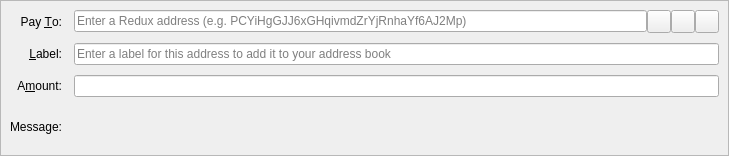
<?xml version="1.0" encoding="UTF-8"?>
<ui version="4.0">
 <class>SendCoinsEntry</class>
 <widget class="QStackedWidget" name="SendCoinsEntry">
  <property name="geometry">
   <rect>
    <x>0</x>
    <y>0</y>
    <width>729</width>
    <height>156</height>
   </rect>
  </property>
  <property name="focusPolicy">
   <enum>Qt::TabFocus</enum>
  </property>
  <property name="autoFillBackground">
   <bool>false</bool>
  </property>
  <widget class="QFrame" name="SendCoins">
   <property name="toolTip">
    <string>This is a normal payment.</string>
   </property>
   <property name="frameShape">
    <enum>QFrame::StyledPanel</enum>
   </property>
   <property name="frameShadow">
    <enum>QFrame::Sunken</enum>
   </property>
   <layout class="QGridLayout" name="gridLayout">
    <property name="horizontalSpacing">
     <number>12</number>
    </property>
    <property name="verticalSpacing">
     <number>10</number>
    </property>
    <item row="0" column="0">
     <widget class="QLabel" name="payToLabel">
      <property name="text">
       <string>Pay &amp;To:</string>
      </property>
      <property name="alignment">
       <set>Qt::AlignRight|Qt::AlignTrailing|Qt::AlignVCenter</set>
      </property>
      <property name="buddy">
       <cstring>payTo</cstring>
      </property>
     </widget>
    </item>
    <item row="0" column="1">
     <layout class="QHBoxLayout" name="payToLayout">
      <property name="spacing">
       <number>0</number>
      </property>
      <item>
       <widget class="QValidatedLineEdit" name="payTo">
        <property name="toolTip">
         <string>The Redux address to send the payment to</string>
        </property>
        <property name="inputMask">
         <string/>
        </property>
        <property name="placeholderText">
         <string>Enter a Redux address (e.g. PCYiHgGJJ6xGHqivmdZrYjRnhaYf6AJ2Mp)</string>
        </property>
       </widget>
      </item>
      <item>
       <widget class="QToolButton" name="addressBookButton">
        <property name="toolTip">
         <string>Choose previously used address</string>
        </property>
        <property name="text">
         <string/>
        </property>
        <property name="icon">
         <iconset resource="../redux.qrc">
          <normaloff>:/icons/address-book</normaloff>:/icons/address-book</iconset>
        </property>
        <property name="iconSize">
         <size>
          <width>16</width>
          <height>16</height>
         </size>
        </property>
        <property name="shortcut">
         <string>Alt+A</string>
        </property>
       </widget>
      </item>
      <item>
       <widget class="QToolButton" name="pasteButton">
        <property name="toolTip">
         <string>Paste address from clipboard</string>
        </property>
        <property name="text">
         <string/>
        </property>
        <property name="icon">
         <iconset resource="../redux.qrc">
          <normaloff>:/icons/editpaste</normaloff>:/icons/editpaste</iconset>
        </property>
        <property name="shortcut">
         <string>Alt+P</string>
        </property>
       </widget>
      </item>
      <item>
       <widget class="QToolButton" name="deleteButton">
        <property name="toolTip">
         <string>Remove this entry</string>
        </property>
        <property name="text">
         <string/>
        </property>
        <property name="icon">
         <iconset resource="../redux.qrc">
          <normaloff>:/icons/remove</normaloff>:/icons/remove</iconset>
        </property>
       </widget>
      </item>
     </layout>
    </item>
    <item row="1" column="0">
     <widget class="QLabel" name="labelLabel">
      <property name="text">
       <string>&amp;Label:</string>
      </property>
      <property name="alignment">
       <set>Qt::AlignRight|Qt::AlignTrailing|Qt::AlignVCenter</set>
      </property>
      <property name="buddy">
       <cstring>addAsLabel</cstring>
      </property>
     </widget>
    </item>
    <item row="1" column="1">
     <widget class="QLineEdit" name="addAsLabel">
      <property name="toolTip">
       <string>Enter a label for this address to add it to the list of used addresses</string>
      </property>
      <property name="inputMask">
       <string/>
      </property>
      <property name="placeholderText">
       <string>Enter a label for this address to add it to your address book</string>
      </property>
     </widget>
    </item>
    <item row="2" column="0">
     <widget class="QLabel" name="amountLabel">
      <property name="text">
       <string>A&amp;mount:</string>
      </property>
      <property name="alignment">
       <set>Qt::AlignRight|Qt::AlignTrailing|Qt::AlignVCenter</set>
      </property>
      <property name="buddy">
       <cstring>payAmount</cstring>
      </property>
     </widget>
    </item>
    <item row="2" column="1">
     <widget class="BitcoinAmountField" name="payAmount"/>
    </item>
    <item row="3" column="0">
     <widget class="QLabel" name="messageLabel">
      <property name="text">
       <string>Message:</string>
      </property>
      <property name="alignment">
       <set>Qt::AlignRight|Qt::AlignTrailing|Qt::AlignVCenter</set>
      </property>
     </widget>
    </item>
    <item row="3" column="1">
     <widget class="QLabel" name="messageTextLabel">
      <property name="toolTip">
       <string>A message that was attached to the Redux: URI which will be stored with the transaction for your reference. Note: This message will not be sent over the Redux network.</string>
      </property>
      <property name="textFormat">
       <enum>Qt::PlainText</enum>
      </property>
     </widget>
    </item>
   </layout>
  </widget>
  <widget class="QFrame" name="SendCoins_InsecurePaymentRequest">
   <property name="palette">
    <palette>
     <active>
      <colorrole role="WindowText">
       <brush brushstyle="SolidPattern">
        <color alpha="255">
         <red>0</red>
         <green>0</green>
         <blue>0</blue>
        </color>
       </brush>
      </colorrole>
      <colorrole role="Button">
       <brush brushstyle="SolidPattern">
        <color alpha="255">
         <red>255</red>
         <green>255</green>
         <blue>127</blue>
        </color>
       </brush>
      </colorrole>
      <colorrole role="Light">
       <brush brushstyle="SolidPattern">
        <color alpha="255">
         <red>255</red>
         <green>255</green>
         <blue>255</blue>
        </color>
       </brush>
      </colorrole>
      <colorrole role="Midlight">
       <brush brushstyle="SolidPattern">
        <color alpha="255">
         <red>255</red>
         <green>255</green>
         <blue>191</blue>
        </color>
       </brush>
      </colorrole>
      <colorrole role="Dark">
       <brush brushstyle="SolidPattern">
        <color alpha="255">
         <red>127</red>
         <green>127</green>
         <blue>63</blue>
        </color>
       </brush>
      </colorrole>
      <colorrole role="Mid">
       <brush brushstyle="SolidPattern">
        <color alpha="255">
         <red>170</red>
         <green>170</green>
         <blue>84</blue>
        </color>
       </brush>
      </colorrole>
      <colorrole role="Text">
       <brush brushstyle="SolidPattern">
        <color alpha="255">
         <red>0</red>
         <green>0</green>
         <blue>0</blue>
        </color>
       </brush>
      </colorrole>
      <colorrole role="BrightText">
       <brush brushstyle="SolidPattern">
        <color alpha="255">
         <red>255</red>
         <green>255</green>
         <blue>255</blue>
        </color>
       </brush>
      </colorrole>
      <colorrole role="ButtonText">
       <brush brushstyle="SolidPattern">
        <color alpha="255">
         <red>0</red>
         <green>0</green>
         <blue>0</blue>
        </color>
       </brush>
      </colorrole>
      <colorrole role="Base">
       <brush brushstyle="SolidPattern">
        <color alpha="255">
         <red>255</red>
         <green>255</green>
         <blue>255</blue>
        </color>
       </brush>
      </colorrole>
      <colorrole role="Window">
       <brush brushstyle="SolidPattern">
        <color alpha="255">
         <red>255</red>
         <green>255</green>
         <blue>127</blue>
        </color>
       </brush>
      </colorrole>
      <colorrole role="Shadow">
       <brush brushstyle="SolidPattern">
        <color alpha="255">
         <red>0</red>
         <green>0</green>
         <blue>0</blue>
        </color>
       </brush>
      </colorrole>
      <colorrole role="AlternateBase">
       <brush brushstyle="SolidPattern">
        <color alpha="255">
         <red>255</red>
         <green>255</green>
         <blue>191</blue>
        </color>
       </brush>
      </colorrole>
      <colorrole role="ToolTipBase">
       <brush brushstyle="SolidPattern">
        <color alpha="255">
         <red>255</red>
         <green>255</green>
         <blue>220</blue>
        </color>
       </brush>
      </colorrole>
      <colorrole role="ToolTipText">
       <brush brushstyle="SolidPattern">
        <color alpha="255">
         <red>0</red>
         <green>0</green>
         <blue>0</blue>
        </color>
       </brush>
      </colorrole>
     </active>
     <inactive>
      <colorrole role="WindowText">
       <brush brushstyle="SolidPattern">
        <color alpha="255">
         <red>0</red>
         <green>0</green>
         <blue>0</blue>
        </color>
       </brush>
      </colorrole>
      <colorrole role="Button">
       <brush brushstyle="SolidPattern">
        <color alpha="255">
         <red>255</red>
         <green>255</green>
         <blue>127</blue>
        </color>
       </brush>
      </colorrole>
      <colorrole role="Light">
       <brush brushstyle="SolidPattern">
        <color alpha="255">
         <red>255</red>
         <green>255</green>
         <blue>255</blue>
        </color>
       </brush>
      </colorrole>
      <colorrole role="Midlight">
       <brush brushstyle="SolidPattern">
        <color alpha="255">
         <red>255</red>
         <green>255</green>
         <blue>191</blue>
        </color>
       </brush>
      </colorrole>
      <colorrole role="Dark">
       <brush brushstyle="SolidPattern">
        <color alpha="255">
         <red>127</red>
         <green>127</green>
         <blue>63</blue>
        </color>
       </brush>
      </colorrole>
      <colorrole role="Mid">
       <brush brushstyle="SolidPattern">
        <color alpha="255">
         <red>170</red>
         <green>170</green>
         <blue>84</blue>
        </color>
       </brush>
      </colorrole>
      <colorrole role="Text">
       <brush brushstyle="SolidPattern">
        <color alpha="255">
         <red>0</red>
         <green>0</green>
         <blue>0</blue>
        </color>
       </brush>
      </colorrole>
      <colorrole role="BrightText">
       <brush brushstyle="SolidPattern">
        <color alpha="255">
         <red>255</red>
         <green>255</green>
         <blue>255</blue>
        </color>
       </brush>
      </colorrole>
      <colorrole role="ButtonText">
       <brush brushstyle="SolidPattern">
        <color alpha="255">
         <red>0</red>
         <green>0</green>
         <blue>0</blue>
        </color>
       </brush>
      </colorrole>
      <colorrole role="Base">
       <brush brushstyle="SolidPattern">
        <color alpha="255">
         <red>255</red>
         <green>255</green>
         <blue>255</blue>
        </color>
       </brush>
      </colorrole>
      <colorrole role="Window">
       <brush brushstyle="SolidPattern">
        <color alpha="255">
         <red>255</red>
         <green>255</green>
         <blue>127</blue>
        </color>
       </brush>
      </colorrole>
      <colorrole role="Shadow">
       <brush brushstyle="SolidPattern">
        <color alpha="255">
         <red>0</red>
         <green>0</green>
         <blue>0</blue>
        </color>
       </brush>
      </colorrole>
      <colorrole role="AlternateBase">
       <brush brushstyle="SolidPattern">
        <color alpha="255">
         <red>255</red>
         <green>255</green>
         <blue>191</blue>
        </color>
       </brush>
      </colorrole>
      <colorrole role="ToolTipBase">
       <brush brushstyle="SolidPattern">
        <color alpha="255">
         <red>255</red>
         <green>255</green>
         <blue>220</blue>
        </color>
       </brush>
      </colorrole>
      <colorrole role="ToolTipText">
       <brush brushstyle="SolidPattern">
        <color alpha="255">
         <red>0</red>
         <green>0</green>
         <blue>0</blue>
        </color>
       </brush>
      </colorrole>
     </inactive>
     <disabled>
      <colorrole role="WindowText">
       <brush brushstyle="SolidPattern">
        <color alpha="255">
         <red>127</red>
         <green>127</green>
         <blue>63</blue>
        </color>
       </brush>
      </colorrole>
      <colorrole role="Button">
       <brush brushstyle="SolidPattern">
        <color alpha="255">
         <red>255</red>
         <green>255</green>
         <blue>127</blue>
        </color>
       </brush>
      </colorrole>
      <colorrole role="Light">
       <brush brushstyle="SolidPattern">
        <color alpha="255">
         <red>255</red>
         <green>255</green>
         <blue>255</blue>
        </color>
       </brush>
      </colorrole>
      <colorrole role="Midlight">
       <brush brushstyle="SolidPattern">
        <color alpha="255">
         <red>255</red>
         <green>255</green>
         <blue>191</blue>
        </color>
       </brush>
      </colorrole>
      <colorrole role="Dark">
       <brush brushstyle="SolidPattern">
        <color alpha="255">
         <red>127</red>
         <green>127</green>
         <blue>63</blue>
        </color>
       </brush>
      </colorrole>
      <colorrole role="Mid">
       <brush brushstyle="SolidPattern">
        <color alpha="255">
         <red>170</red>
         <green>170</green>
         <blue>84</blue>
        </color>
       </brush>
      </colorrole>
      <colorrole role="Text">
       <brush brushstyle="SolidPattern">
        <color alpha="255">
         <red>127</red>
         <green>127</green>
         <blue>63</blue>
        </color>
       </brush>
      </colorrole>
      <colorrole role="BrightText">
       <brush brushstyle="SolidPattern">
        <color alpha="255">
         <red>255</red>
         <green>255</green>
         <blue>255</blue>
        </color>
       </brush>
      </colorrole>
      <colorrole role="ButtonText">
       <brush brushstyle="SolidPattern">
        <color alpha="255">
         <red>127</red>
         <green>127</green>
         <blue>63</blue>
        </color>
       </brush>
      </colorrole>
      <colorrole role="Base">
       <brush brushstyle="SolidPattern">
        <color alpha="255">
         <red>255</red>
         <green>255</green>
         <blue>127</blue>
        </color>
       </brush>
      </colorrole>
      <colorrole role="Window">
       <brush brushstyle="SolidPattern">
        <color alpha="255">
         <red>255</red>
         <green>255</green>
         <blue>127</blue>
        </color>
       </brush>
      </colorrole>
      <colorrole role="Shadow">
       <brush brushstyle="SolidPattern">
        <color alpha="255">
         <red>0</red>
         <green>0</green>
         <blue>0</blue>
        </color>
       </brush>
      </colorrole>
      <colorrole role="AlternateBase">
       <brush brushstyle="SolidPattern">
        <color alpha="255">
         <red>255</red>
         <green>255</green>
         <blue>127</blue>
        </color>
       </brush>
      </colorrole>
      <colorrole role="ToolTipBase">
       <brush brushstyle="SolidPattern">
        <color alpha="255">
         <red>255</red>
         <green>255</green>
         <blue>220</blue>
        </color>
       </brush>
      </colorrole>
      <colorrole role="ToolTipText">
       <brush brushstyle="SolidPattern">
        <color alpha="255">
         <red>0</red>
         <green>0</green>
         <blue>0</blue>
        </color>
       </brush>
      </colorrole>
     </disabled>
    </palette>
   </property>
   <property name="toolTip">
    <string>This is an unverified payment request.</string>
   </property>
   <property name="autoFillBackground">
    <bool>true</bool>
   </property>
   <property name="frameShape">
    <enum>QFrame::StyledPanel</enum>
   </property>
   <property name="frameShadow">
    <enum>QFrame::Sunken</enum>
   </property>
   <layout class="QGridLayout" name="gridLayout_is">
    <property name="spacing">
     <number>12</number>
    </property>
    <item row="0" column="0">
     <widget class="QLabel" name="payToLabel_is">
      <property name="text">
       <string>Pay To:</string>
      </property>
      <property name="alignment">
       <set>Qt::AlignRight|Qt::AlignTrailing|Qt::AlignVCenter</set>
      </property>
     </widget>
    </item>
    <item row="0" column="1">
     <layout class="QHBoxLayout" name="payToLayout_is">
      <property name="spacing">
       <number>0</number>
      </property>
      <item>
       <widget class="QLabel" name="payTo_is"/>
      </item>
      <item>
       <widget class="QToolButton" name="deleteButton_is">
        <property name="toolTip">
         <string>Remove this entry</string>
        </property>
        <property name="text">
         <string/>
        </property>
        <property name="icon">
         <iconset resource="../redux.qrc">
          <normaloff>:/icons/remove</normaloff>:/icons/remove</iconset>
        </property>
       </widget>
      </item>
     </layout>
    </item>
    <item row="1" column="0">
     <widget class="QLabel" name="memoLabel_is">
      <property name="text">
       <string>Memo:</string>
      </property>
      <property name="alignment">
       <set>Qt::AlignRight|Qt::AlignTrailing|Qt::AlignVCenter</set>
      </property>
     </widget>
    </item>
    <item row="1" column="1">
     <widget class="QLabel" name="memoTextLabel_is">
      <property name="textFormat">
       <enum>Qt::PlainText</enum>
      </property>
     </widget>
    </item>
    <item row="2" column="0">
     <widget class="QLabel" name="amountLabel_is">
      <property name="text">
       <string>A&amp;mount:</string>
      </property>
      <property name="alignment">
       <set>Qt::AlignRight|Qt::AlignTrailing|Qt::AlignVCenter</set>
      </property>
      <property name="buddy">
       <cstring>payAmount_is</cstring>
      </property>
     </widget>
    </item>
    <item row="2" column="1">
     <widget class="BitcoinAmountField" name="payAmount_is">
      <property name="acceptDrops">
       <bool>false</bool>
      </property>
     </widget>
    </item>
   </layout>
  </widget>
  <widget class="QFrame" name="SendCoins_SecurePaymentRequest">
   <property name="palette">
    <palette>
     <active>
      <colorrole role="WindowText">
       <brush brushstyle="SolidPattern">
        <color alpha="255">
         <red>0</red>
         <green>0</green>
         <blue>0</blue>
        </color>
       </brush>
      </colorrole>
      <colorrole role="Button">
       <brush brushstyle="SolidPattern">
        <color alpha="255">
         <red>140</red>
         <green>232</green>
         <blue>119</blue>
        </color>
       </brush>
      </colorrole>
      <colorrole role="Light">
       <brush brushstyle="SolidPattern">
        <color alpha="255">
         <red>230</red>
         <green>255</green>
         <blue>224</blue>
        </color>
       </brush>
      </colorrole>
      <colorrole role="Midlight">
       <brush brushstyle="SolidPattern">
        <color alpha="255">
         <red>185</red>
         <green>243</green>
         <blue>171</blue>
        </color>
       </brush>
      </colorrole>
      <colorrole role="Dark">
       <brush brushstyle="SolidPattern">
        <color alpha="255">
         <red>70</red>
         <green>116</green>
         <blue>59</blue>
        </color>
       </brush>
      </colorrole>
      <colorrole role="Mid">
       <brush brushstyle="SolidPattern">
        <color alpha="255">
         <red>93</red>
         <green>155</green>
         <blue>79</blue>
        </color>
       </brush>
      </colorrole>
      <colorrole role="Text">
       <brush brushstyle="SolidPattern">
        <color alpha="255">
         <red>0</red>
         <green>0</green>
         <blue>0</blue>
        </color>
       </brush>
      </colorrole>
      <colorrole role="BrightText">
       <brush brushstyle="SolidPattern">
        <color alpha="255">
         <red>155</red>
         <green>255</green>
         <blue>147</blue>
        </color>
       </brush>
      </colorrole>
      <colorrole role="ButtonText">
       <brush brushstyle="SolidPattern">
        <color alpha="255">
         <red>0</red>
         <green>0</green>
         <blue>0</blue>
        </color>
       </brush>
      </colorrole>
      <colorrole role="Base">
       <brush brushstyle="SolidPattern">
        <color alpha="255">
         <red>119</red>
         <green>255</green>
         <blue>233</blue>
        </color>
       </brush>
      </colorrole>
      <colorrole role="Window">
       <brush brushstyle="SolidPattern">
        <color alpha="255">
         <red>140</red>
         <green>232</green>
         <blue>119</blue>
        </color>
       </brush>
      </colorrole>
      <colorrole role="Shadow">
       <brush brushstyle="SolidPattern">
        <color alpha="255">
         <red>0</red>
         <green>0</green>
         <blue>0</blue>
        </color>
       </brush>
      </colorrole>
      <colorrole role="AlternateBase">
       <brush brushstyle="SolidPattern">
        <color alpha="255">
         <red>197</red>
         <green>243</green>
         <blue>187</blue>
        </color>
       </brush>
      </colorrole>
      <colorrole role="NoRole">
       <brush brushstyle="SolidPattern">
        <color alpha="255">
         <red>125</red>
         <green>194</green>
         <blue>122</blue>
        </color>
       </brush>
      </colorrole>
      <colorrole role="ToolTipBase">
       <brush brushstyle="SolidPattern">
        <color alpha="255">
         <red>255</red>
         <green>255</green>
         <blue>220</blue>
        </color>
       </brush>
      </colorrole>
      <colorrole role="ToolTipText">
       <brush brushstyle="SolidPattern">
        <color alpha="255">
         <red>0</red>
         <green>0</green>
         <blue>0</blue>
        </color>
       </brush>
      </colorrole>
     </active>
     <inactive>
      <colorrole role="WindowText">
       <brush brushstyle="SolidPattern">
        <color alpha="255">
         <red>0</red>
         <green>0</green>
         <blue>0</blue>
        </color>
       </brush>
      </colorrole>
      <colorrole role="Button">
       <brush brushstyle="SolidPattern">
        <color alpha="255">
         <red>140</red>
         <green>232</green>
         <blue>119</blue>
        </color>
       </brush>
      </colorrole>
      <colorrole role="Light">
       <brush brushstyle="SolidPattern">
        <color alpha="255">
         <red>230</red>
         <green>255</green>
         <blue>224</blue>
        </color>
       </brush>
      </colorrole>
      <colorrole role="Midlight">
       <brush brushstyle="SolidPattern">
        <color alpha="255">
         <red>185</red>
         <green>243</green>
         <blue>171</blue>
        </color>
       </brush>
      </colorrole>
      <colorrole role="Dark">
       <brush brushstyle="SolidPattern">
        <color alpha="255">
         <red>70</red>
         <green>116</green>
         <blue>59</blue>
        </color>
       </brush>
      </colorrole>
      <colorrole role="Mid">
       <brush brushstyle="SolidPattern">
        <color alpha="255">
         <red>93</red>
         <green>155</green>
         <blue>79</blue>
        </color>
       </brush>
      </colorrole>
      <colorrole role="Text">
       <brush brushstyle="SolidPattern">
        <color alpha="255">
         <red>0</red>
         <green>0</green>
         <blue>0</blue>
        </color>
       </brush>
      </colorrole>
      <colorrole role="BrightText">
       <brush brushstyle="SolidPattern">
        <color alpha="255">
         <red>155</red>
         <green>255</green>
         <blue>147</blue>
        </color>
       </brush>
      </colorrole>
      <colorrole role="ButtonText">
       <brush brushstyle="SolidPattern">
        <color alpha="255">
         <red>0</red>
         <green>0</green>
         <blue>0</blue>
        </color>
       </brush>
      </colorrole>
      <colorrole role="Base">
       <brush brushstyle="SolidPattern">
        <color alpha="255">
         <red>119</red>
         <green>255</green>
         <blue>233</blue>
        </color>
       </brush>
      </colorrole>
      <colorrole role="Window">
       <brush brushstyle="SolidPattern">
        <color alpha="255">
         <red>140</red>
         <green>232</green>
         <blue>119</blue>
        </color>
       </brush>
      </colorrole>
      <colorrole role="Shadow">
       <brush brushstyle="SolidPattern">
        <color alpha="255">
         <red>0</red>
         <green>0</green>
         <blue>0</blue>
        </color>
       </brush>
      </colorrole>
      <colorrole role="AlternateBase">
       <brush brushstyle="SolidPattern">
        <color alpha="255">
         <red>197</red>
         <green>243</green>
         <blue>187</blue>
        </color>
       </brush>
      </colorrole>
      <colorrole role="NoRole">
       <brush brushstyle="SolidPattern">
        <color alpha="255">
         <red>125</red>
         <green>194</green>
         <blue>122</blue>
        </color>
       </brush>
      </colorrole>
      <colorrole role="ToolTipBase">
       <brush brushstyle="SolidPattern">
        <color alpha="255">
         <red>255</red>
         <green>255</green>
         <blue>220</blue>
        </color>
       </brush>
      </colorrole>
      <colorrole role="ToolTipText">
       <brush brushstyle="SolidPattern">
        <color alpha="255">
         <red>0</red>
         <green>0</green>
         <blue>0</blue>
        </color>
       </brush>
      </colorrole>
     </inactive>
     <disabled>
      <colorrole role="WindowText">
       <brush brushstyle="SolidPattern">
        <color alpha="255">
         <red>70</red>
         <green>116</green>
         <blue>59</blue>
        </color>
       </brush>
      </colorrole>
      <colorrole role="Button">
       <brush brushstyle="SolidPattern">
        <color alpha="255">
         <red>140</red>
         <green>232</green>
         <blue>119</blue>
        </color>
       </brush>
      </colorrole>
      <colorrole role="Light">
       <brush brushstyle="SolidPattern">
        <color alpha="255">
         <red>230</red>
         <green>255</green>
         <blue>224</blue>
        </color>
       </brush>
      </colorrole>
      <colorrole role="Midlight">
       <brush brushstyle="SolidPattern">
        <color alpha="255">
         <red>185</red>
         <green>243</green>
         <blue>171</blue>
        </color>
       </brush>
      </colorrole>
      <colorrole role="Dark">
       <brush brushstyle="SolidPattern">
        <color alpha="255">
         <red>70</red>
         <green>116</green>
         <blue>59</blue>
        </color>
       </brush>
      </colorrole>
      <colorrole role="Mid">
       <brush brushstyle="SolidPattern">
        <color alpha="255">
         <red>93</red>
         <green>155</green>
         <blue>79</blue>
        </color>
       </brush>
      </colorrole>
      <colorrole role="Text">
       <brush brushstyle="SolidPattern">
        <color alpha="255">
         <red>70</red>
         <green>116</green>
         <blue>59</blue>
        </color>
       </brush>
      </colorrole>
      <colorrole role="BrightText">
       <brush brushstyle="SolidPattern">
        <color alpha="255">
         <red>155</red>
         <green>255</green>
         <blue>147</blue>
        </color>
       </brush>
      </colorrole>
      <colorrole role="ButtonText">
       <brush brushstyle="SolidPattern">
        <color alpha="255">
         <red>70</red>
         <green>116</green>
         <blue>59</blue>
        </color>
       </brush>
      </colorrole>
      <colorrole role="Base">
       <brush brushstyle="SolidPattern">
        <color alpha="255">
         <red>140</red>
         <green>232</green>
         <blue>119</blue>
        </color>
       </brush>
      </colorrole>
      <colorrole role="Window">
       <brush brushstyle="SolidPattern">
        <color alpha="255">
         <red>140</red>
         <green>232</green>
         <blue>119</blue>
        </color>
       </brush>
      </colorrole>
      <colorrole role="Shadow">
       <brush brushstyle="SolidPattern">
        <color alpha="255">
         <red>0</red>
         <green>0</green>
         <blue>0</blue>
        </color>
       </brush>
      </colorrole>
      <colorrole role="AlternateBase">
       <brush brushstyle="SolidPattern">
        <color alpha="255">
         <red>140</red>
         <green>232</green>
         <blue>119</blue>
        </color>
       </brush>
      </colorrole>
      <colorrole role="NoRole">
       <brush brushstyle="SolidPattern">
        <color alpha="255">
         <red>125</red>
         <green>194</green>
         <blue>122</blue>
        </color>
       </brush>
      </colorrole>
      <colorrole role="ToolTipBase">
       <brush brushstyle="SolidPattern">
        <color alpha="255">
         <red>255</red>
         <green>255</green>
         <blue>220</blue>
        </color>
       </brush>
      </colorrole>
      <colorrole role="ToolTipText">
       <brush brushstyle="SolidPattern">
        <color alpha="255">
         <red>0</red>
         <green>0</green>
         <blue>0</blue>
        </color>
       </brush>
      </colorrole>
     </disabled>
    </palette>
   </property>
   <property name="toolTip">
    <string>This is a verified payment request.</string>
   </property>
   <property name="autoFillBackground">
    <bool>true</bool>
   </property>
   <property name="frameShape">
    <enum>QFrame::StyledPanel</enum>
   </property>
   <property name="frameShadow">
    <enum>QFrame::Sunken</enum>
   </property>
   <layout class="QGridLayout" name="gridLayout_s">
    <property name="spacing">
     <number>12</number>
    </property>
    <item row="0" column="0">
     <widget class="QLabel" name="payToLabel_s">
      <property name="text">
       <string>Pay To:</string>
      </property>
      <property name="alignment">
       <set>Qt::AlignRight|Qt::AlignTrailing|Qt::AlignVCenter</set>
      </property>
     </widget>
    </item>
    <item row="0" column="1">
     <layout class="QHBoxLayout" name="payToLayout_s">
      <property name="spacing">
       <number>0</number>
      </property>
      <item>
       <widget class="QLabel" name="payTo_s">
        <property name="textFormat">
         <enum>Qt::PlainText</enum>
        </property>
       </widget>
      </item>
      <item>
       <widget class="QToolButton" name="deleteButton_s">
        <property name="toolTip">
         <string>Remove this entry</string>
        </property>
        <property name="text">
         <string/>
        </property>
        <property name="icon">
         <iconset resource="../redux.qrc">
          <normaloff>:/icons/remove</normaloff>:/icons/remove</iconset>
        </property>
       </widget>
      </item>
     </layout>
    </item>
    <item row="1" column="0">
     <widget class="QLabel" name="memoLabel_s">
      <property name="text">
       <string>Memo:</string>
      </property>
      <property name="alignment">
       <set>Qt::AlignRight|Qt::AlignTrailing|Qt::AlignVCenter</set>
      </property>
     </widget>
    </item>
    <item row="1" column="1">
     <widget class="QLabel" name="memoTextLabel_s">
      <property name="textFormat">
       <enum>Qt::PlainText</enum>
      </property>
     </widget>
    </item>
    <item row="2" column="0">
     <widget class="QLabel" name="amountLabel_s">
      <property name="text">
       <string>A&amp;mount:</string>
      </property>
      <property name="alignment">
       <set>Qt::AlignRight|Qt::AlignTrailing|Qt::AlignVCenter</set>
      </property>
      <property name="buddy">
       <cstring>payAmount_s</cstring>
      </property>
     </widget>
    </item>
    <item row="2" column="1">
     <widget class="BitcoinAmountField" name="payAmount_s">
      <property name="acceptDrops">
       <bool>false</bool>
      </property>
     </widget>
    </item>
   </layout>
  </widget>
 </widget>
 <customwidgets>
  <customwidget>
   <class>QValidatedLineEdit</class>
   <extends>QLineEdit</extends>
   <header>qvalidatedlineedit.h</header>
  </customwidget>
  <customwidget>
   <class>BitcoinAmountField</class>
   <extends>QLineEdit</extends>
   <header>bitcoinamountfield.h</header>
   <container>1</container>
  </customwidget>
 </customwidgets>
 <tabstops>
  <tabstop>payTo</tabstop>
  <tabstop>addressBookButton</tabstop>
  <tabstop>pasteButton</tabstop>
  <tabstop>deleteButton</tabstop>
  <tabstop>addAsLabel</tabstop>
  <tabstop>payAmount</tabstop>
  <tabstop>payAmount_is</tabstop>
  <tabstop>deleteButton_is</tabstop>
  <tabstop>payAmount_s</tabstop>
  <tabstop>deleteButton_s</tabstop>
 </tabstops>
 <resources>
  <include location="../redux.qrc"/>
 </resources>
 <connections/>
</ui>
